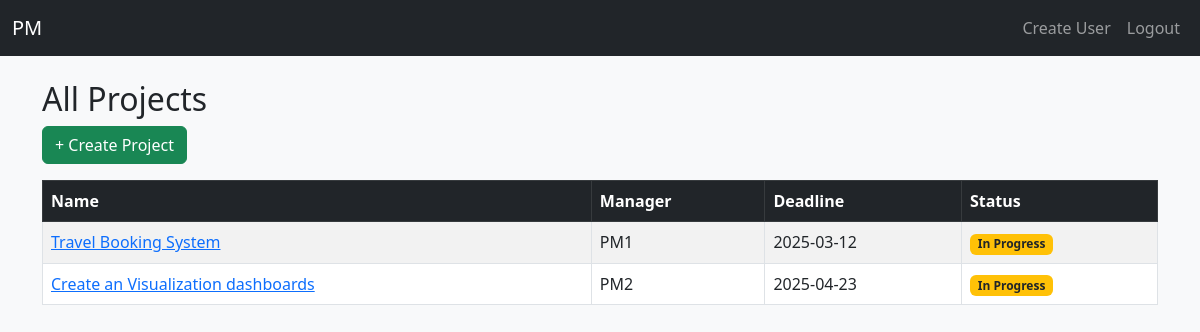
Before: /projects/ (signed in) with the older database file.
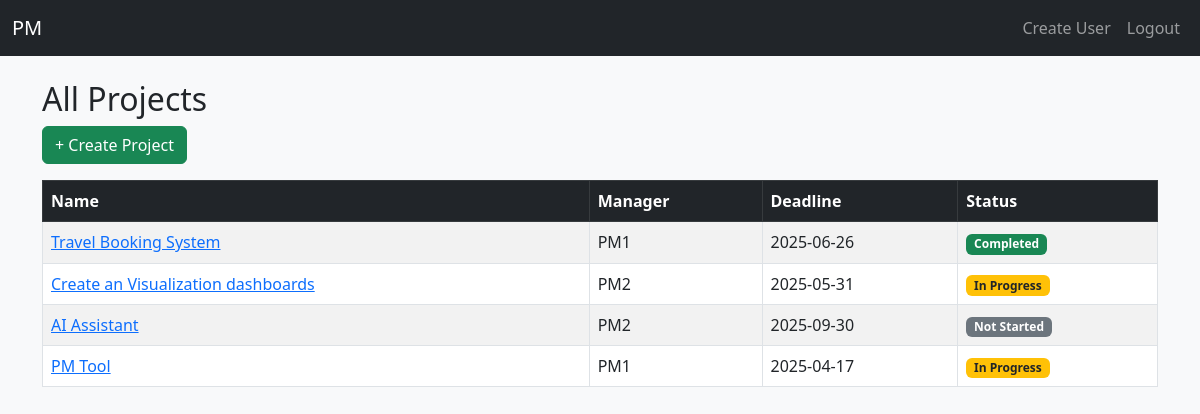
After: the same page with the newer database file.
### app/models.py (models this page shows, shortened)
class Project(db.Model):
    __tablename__ = 'projects'
    id = db.Column(db.Integer, primary_key=True)
    name = db.Column(db.String(150), nullable=False)
    description = db.Column(db.Text)
    deadline = db.Column(db.Date)
    status = db.Column(db.String(50), default='Not Started')  # Not Started, In Progress, Completed
    manager_id = db.Column(db.Integer, db.ForeignKey('users.id'))
    manager = db.relationship('User', backref='managed_projects')
    members = db.relationship('User', secondary='project_members', backref='projects')

class User(UserMixin, db.Model):
    __tablename__ = 'users'
    id = db.Column(db.Integer, primary_key=True)
    name = db.Column(db.String(150), nullable=False)
    phone = db.Column(db.String(20))
    email = db.Column(db.String(120), unique=True, nullable=False)
    password_hash = db.Column(db.String(256), nullable=False)
    role = db.Column(db.String(20), default='team_member')  # 'admin', 'project_manager', 'team_member'

### app/project/routes.py (the view)
@project.route('/')
@login_required
def list_projects():
    if current_user.role == 'admin':
        projects = Project.query.all()
    elif current_user.role == 'project_manager':
        projects = Project.query.filter_by(manager_id=current_user.id).all()
    else:
        projects = current_user.projects  # Assigned projects only
    return render_template('project/project_list.html', projects=projects)

### app/templates/project/project_list.html
{% extends 'layout.html' %}
{% block content %}
<h2>All Projects</h2>
{% if current_user.role == 'admin' %}
  <a href="{{ url_for('project.create_project') }}" class="btn btn-success mb-3">+ Create Project</a>
{% endif %}
<table class="table table-striped table-bordered">
    <thead class="table-dark">
        <tr>
            <th>Name</th>
            <th>Manager</th>
            <th>Deadline</th>
            <th>Status</th>
        </tr>
    </thead>
    <tbody>
        {% for project in projects %}
        <tr>
            <td>
                <a href="{{ url_for('project.project_detail', project_id=project.id) }}">
                    {{ project.name }}
                </a>
            </td>
            <td>{{ project.manager.name if project.manager else "N/A" }}</td>
            <td>{{ project.deadline.strftime('%Y-%m-%d') if project.deadline else "N/A" }}</td>
            <td>
                <span class="badge
                    {% if project.status == 'Completed' %} bg-success
                    {% elif project.status == 'In Progress' %} bg-warning text-dark
                    {% else %} bg-secondary
                    {% endif %}">
                    {{ project.status }}
                </span>
            </td>
        </tr>
        {% endfor %}
    </tbody>
</table>
{% endblock %}

Changed rows visible on the page:
changed Project "Travel Booking System": deadline "2025-03-12" → "2025-06-26"; status "In Progress" → "Completed"
changed Project "Create an Visualization dashboards": deadline "2025-04-23" → "2025-05-31"
added Project: name "AI Assistant", manager "PM2", deadline "2025-09-30", status "Not Started"
added Project: name "PM Tool", manager "PM1", deadline "2025-04-17", status "In Progress"
